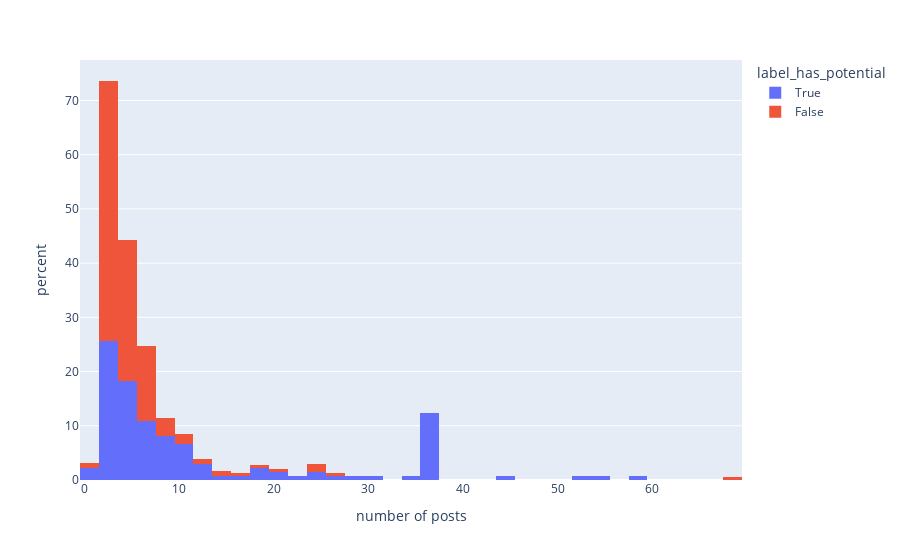

Source (notebook cell):
### Code cell
ex.histogram(report.labelled_results[['number of posts', "label_has_potential"]].dropna(), x='number of posts', color="label_has_potential", histnorm='percent')

### Figure 1 — Plotly figure (JSON) as saved in the notebook; plotly's stock layout.template omitted (floating-point values rounded to 4 significant figures; data arrays with more than 128 entries replaced by an {"elided": "..."} marker saying what was removed)
{"data": [{"alignmentgroup": "True", "bingroup": "x", "histnorm": "percent", "hovertemplate": "label_has_potential=True<br>number of posts=%{x}<br>percent=%{y}<extra></extra>", "legendgroup": "True", "marker": {"color": "#636efa", "pattern": {"shape": ""}}, "name": "True", "offsetgroup": "True", "orientation": "v", "showlegend": true, "x": {"elided": "137 int values"}, "xaxis": "x", "yaxis": "y", "type": "histogram"}, {"alignmentgroup": "True", "bingroup": "x", "histnorm": "percent", "hovertemplate": "label_has_potential=False<br>number of posts=%{x}<br>percent=%{y}<extra></extra>", "legendgroup": "False", "marker": {"color": "#EF553B", "pattern": {"shape": ""}}, "name": "False", "offsetgroup": "False", "orientation": "v", "showlegend": true, "x": {"elided": "204 int values"}, "xaxis": "x", "yaxis": "y", "type": "histogram"}], "layout": {"xaxis": {"anchor": "y", "domain": [0.0, 1.0], "title": {"text": "number of posts"}}, "yaxis": {"anchor": "x", "domain": [0.0, 1.0], "title": {"text": "percent"}}, "legend": {"title": {"text": "label_has_potential"}, "tracegroupgap": 0}, "margin": {"t": 60}, "barmode": "relative"}}
